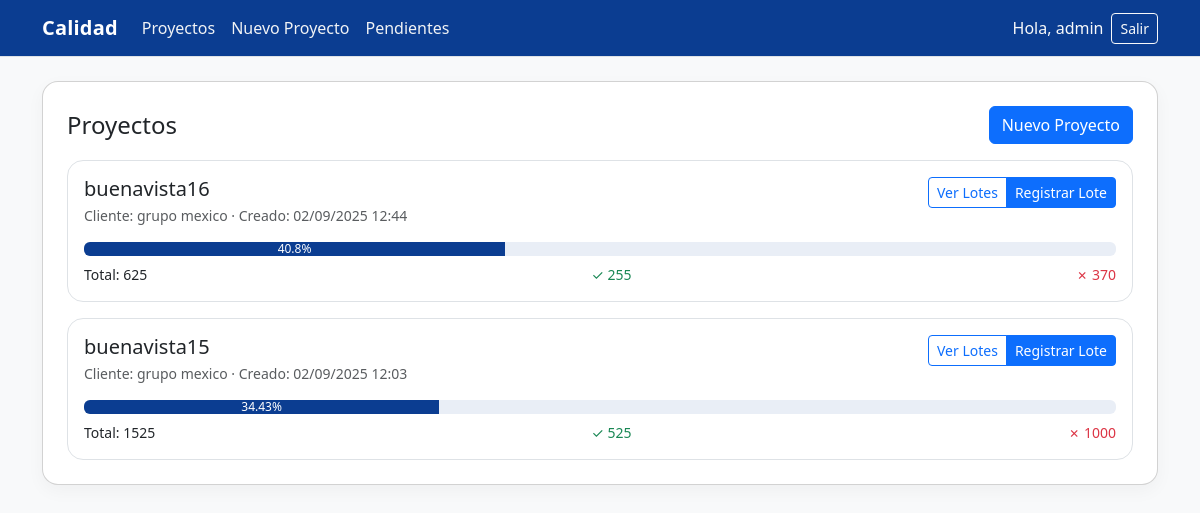
Before: / (signed in) with the older database file.
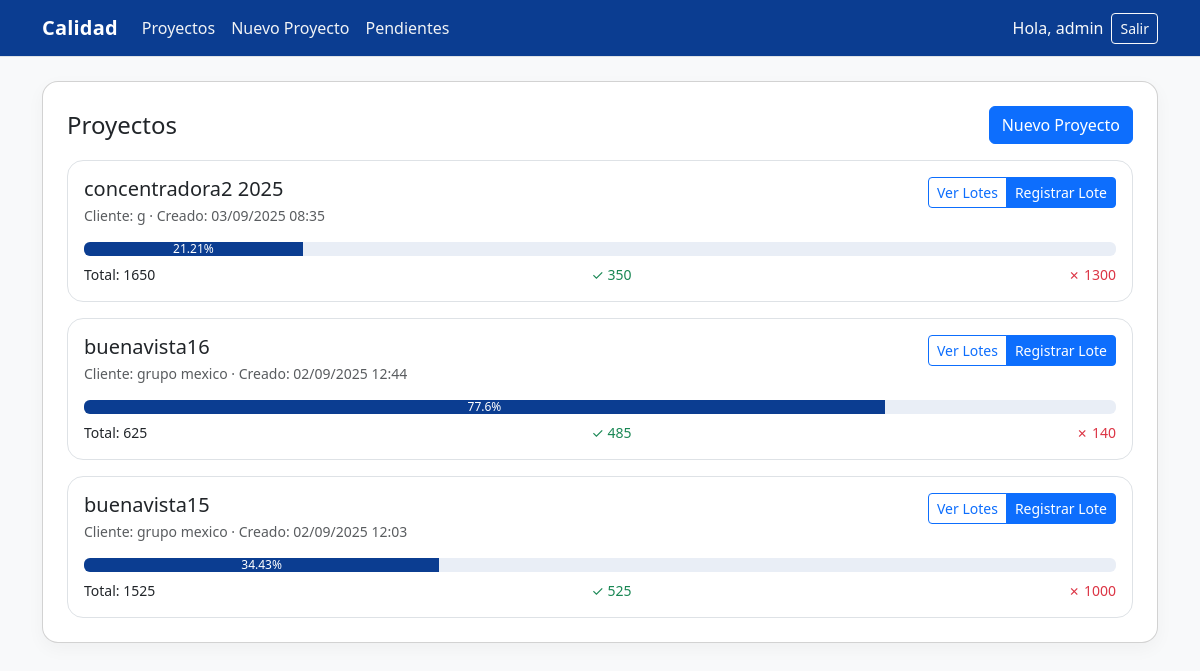
After: the same page with the newer database file.
### calidad_app/models.py (models this page shows, shortened)
class CustomUser(AbstractUser):
    pass

class Proyecto(models.Model):
    nombre = models.CharField(max_length=200)
    cliente = models.CharField(max_length=200, blank=True, null=True)
    piezas_totales = models.PositiveIntegerField(default=0, validators=[MinValueValidator(0)])
    activo = models.BooleanField(default=True)
    creado = models.DateTimeField(auto_now_add=True)
    modificado = models.DateTimeField(auto_now=True)
    class Meta:
        ordering = ["-creado", "nombre"]
        verbose_name = "Proyecto"
        verbose_name_plural = "Proyectos"

### calidad_app/views.py (the view)
# urls.py: path('', views.ver_proyectos, name='ver_proyectos'),
@login_required
def ver_proyectos(request):
    proyectos = Proyecto.objects.all()
    for proyecto in proyectos:
        producidas = proyecto.lotes.aggregate(s=Sum('numero_partes'))['s'] or 0
        total = proyecto.piezas_totales or 0
        avance = round((producidas / total) * 100.0, 2) if total > 0 else 0.0
        faltantes = max(total - producidas, 0) if total > 0 else 0
        proyecto.avance = avance
        proyecto.piezas_completadas = producidas
        proyecto.piezas_restantes = faltantes
        proyecto.total = total
    return render(request, 'ver_proyectos.html', {'proyectos': proyectos})

### calidad_app/templates/ver_proyectos.html (shortened to what this page needs)
{% extends 'base.html' %}
{% block content %}
<div class="card p-4">
  <div class="d-flex justify-content-between align-items-center mb-3">
    <h1 class="h4 mb-0">Proyectos</h1>
    <a href="{% url 'crear_proyecto' %}" class="btn btn-primary">Nuevo Proyecto</a>
  </div>
  {% if proyectos %}
    <div class="row g-3">
      {% for proyecto in proyectos %}
        <div class="col-12">
          <div class="p-3 border rounded-4 bg-white">
            <div class="d-flex justify-content-between align-items-start">
              <div>
                <h2 class="h5 mb-1">{{ proyecto.nombre }}</h2>
                <div class="text-muted small">
                  {% if proyecto.cliente %}Cliente: {{ proyecto.cliente }} · {% endif %}
                  Creado: {{ proyecto.creado|date:"d/m/Y H:i" }}
                </div>
              </div>
              <div class="btn-group">
                <a href="{% url 'lotes_por_proyecto' proyecto.id %}" class="btn btn-outline-primary btn-sm">Ver Lotes</a>
                <a href="{% url 'registrar_lote' proyecto.id %}" class="btn btn-primary btn-sm">Registrar Lote</a>
              </div>
            </div>
            <div class="mt-3">
              <div class="progress" style="height: 14px;">
                <div class="progress-bar" role="progressbar" style="width: {{ proyecto.avance|default:0 }}%;">
                  {{ proyecto.avance|default:0 }}%
                </div>
              </div>
              <div class="d-flex justify-content-between mt-2 small">
                <span>Total: {{ proyecto.piezas_totales|default:0 }}</span>
                <span class="text-success">✓ {{ proyecto.piezas_completadas|default:0 }}</span>
                <span class="text-danger">✗ {{ proyecto.piezas_restantes|default:0 }}</span>
              </div>
            </div>
          </div>
        </div>
      {% endfor %}
    </div>
  {% else %}
    <div class="text-center text-muted py-5">No hay proyectos registrados</div>
  {% endif %}
</div>
{% endblock %}

### calidad_app/templates/base.html (shortened to what this page needs)
{% load static %}
<!doctype html>
<html lang="es">
<head>
  <link href="https://cdn.jsdelivr.net/npm/bootstrap@5.3.3/dist/css/bootstrap.min.css" rel="stylesheet">
</head>
<body class="bg-light">
<nav class="navbar navbar-expand-lg navbar-dark border-bottom sticky-top">
  <div class="container">
    <a class="navbar-brand" href="{% url 'ver_proyectos' %}">Calidad</a>
    <div id="mainNav" class="collapse navbar-collapse">
      <ul class="navbar-nav me-auto">
        <li class="nav-item"><a class="nav-link" href="{% url 'ver_proyectos' %}">Proyectos</a></li>
        <li class="nav-item"><a class="nav-link" href="{% url 'crear_proyecto' %}">Nuevo Proyecto</a></li>
        {% if request.user.is_staff or request.user.is_superuser %}
<li class="nav-item"><a class="nav-link" href="{% url 'usuarios_pendientes' %}">Pendientes</a></li>
{% endif %}
      </ul>
      <div class="d-flex align-items-center gap-2">
        {% if request.user.is_authenticated %}
          <span class="text-light">Hola, {{ request.user.get_short_name|default:request.user.username }}</span>
          <form method="post" action="{% url 'logout' %}" class="nav-logout">
            <button class="btn btn-outline-light btn-sm" type="submit">Salir</button>
          </form>
        {% else %}
  <a class="btn btn-outline-light btn-sm" href="{% url 'login' %}">Entrar</a>
  <a class="btn btn-light btn-sm" href="{% url 'registro_usuario' %}">Solicitar acceso</a>
{% endif %}
      </div>
    </div>
  </div>
</nav>
<main class="container py-4">
  {% block content %}{% endblock %}
</main>
</body>
</html>

### calidad_app/templates/base.html (style rules this page uses)
:root { --brand-navy: #0b3d91; --brand-bg: #f4f6fb; --bs-primary: var(--brand-navy); --bs-primary-rgb: 11, 61, 145; }
body { background-color: var(--brand-bg); }
.navbar { background-color: var(--brand-navy) !important; }
.navbar-brand { font-weight: 600; letter-spacing: .2px; color: #fff !important; }
.navbar .nav-link { color: #f1f3f5 !important; }
.card { border-radius: 1rem; box-shadow: 0 6px 18px rgba(0,0,0,.04); }
.progress { background-color: #e9eef6; }
.progress-bar { background-color: var(--bs-primary); }
form.nav-logout { margin: 0; }

Changed rows visible on the page:
added Proyecto: nombre "concentradora2 2025", cliente "g", creado "03/09/2025 08:35", avance "21.21", piezas_totales "1650", piezas_completadas "350", piezas_restantes "1300"
computed for Proyecto "buenavista16": {{ proyecto.avance|default:0 }} 40.8 → 77.6 (drawn); avance "40.8" → "77.6"; piezas_completadas "255" → "485"; piezas_restantes "370" → "140"
